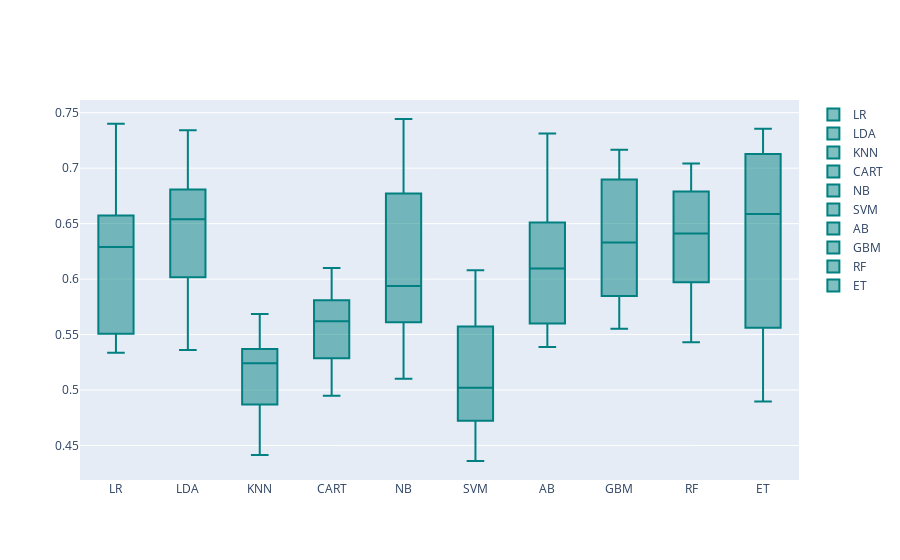

Here is the notebook cell this chart was saved with:
### Code cell
models = GetBasedModel()
names,results = BasedLine2(X_train, y_train, models)
# 箱式图 为 d最小值、第一四分位数、中位数、第三四分位数和最大值
PlotBoxR().PlotResult(names, results)

### Figure 1 — Plotly figure (JSON) as saved in the notebook; plotly's stock layout.template omitted (floating-point values rounded to 4 significant figures)
{"data": [{"marker": {"color": "rgb(0, 128, 128)"}, "name": "LR", "y": [0.5336, 0.7401, 0.5957, 0.5505, 0.6829, 0.6573, 0.6321, 0.5507, 0.6258, 0.6349], "type": "box"}, {"marker": {"color": "rgb(0, 128, 128)"}, "name": "LDA", "y": [0.6017, 0.7343, 0.6524, 0.536, 0.6776, 0.6808, 0.6555, 0.59, 0.638, 0.6914], "type": "box"}, {"marker": {"color": "rgb(0, 128, 128)"}, "name": "KNN", "y": [0.4713, 0.5685, 0.5359, 0.5426, 0.537, 0.5016, 0.4869, 0.4414, 0.5234, 0.5248], "type": "box"}, {"marker": {"color": "rgb(0, 128, 128)"}, "name": "CART", "y": [0.5286, 0.5591, 0.5677, 0.5467, 0.5003, 0.5809, 0.61, 0.4949, 0.5829, 0.565], "type": "box"}, {"marker": {"color": "rgb(0, 128, 128)"}, "name": "NB", "y": [0.6021, 0.6963, 0.5611, 0.5103, 0.573, 0.7443, 0.5852, 0.518, 0.6771, 0.6079], "type": "box"}, {"marker": {"color": "rgb(0, 128, 128)"}, "name": "SVM", "y": [0.5048, 0.4648, 0.4991, 0.4723, 0.545, 0.436, 0.608, 0.5571, 0.5699, 0.4879], "type": "box"}, {"marker": {"color": "rgb(0, 128, 128)"}, "name": "AB", "y": [0.5742, 0.7312, 0.6474, 0.5738, 0.7207, 0.5446, 0.6509, 0.5388, 0.6447, 0.5601], "type": "box"}, {"marker": {"color": "rgb(0, 128, 128)"}, "name": "GBM", "y": [0.5848, 0.7167, 0.5611, 0.6054, 0.7159, 0.6717, 0.6898, 0.5552, 0.6436, 0.6222], "type": "box"}, {"marker": {"color": "rgb(0, 128, 128)"}, "name": "RF", "y": [0.5973, 0.6841, 0.6039, 0.5432, 0.6276, 0.679, 0.7043, 0.5734, 0.6562, 0.6548], "type": "box"}, {"marker": {"color": "rgb(0, 128, 128)"}, "name": "ET", "y": [0.5739, 0.7355, 0.6076, 0.5561, 0.71, 0.7098, 0.7127, 0.547, 0.4897, 0.733], "type": "box"}], "layout": {}}
